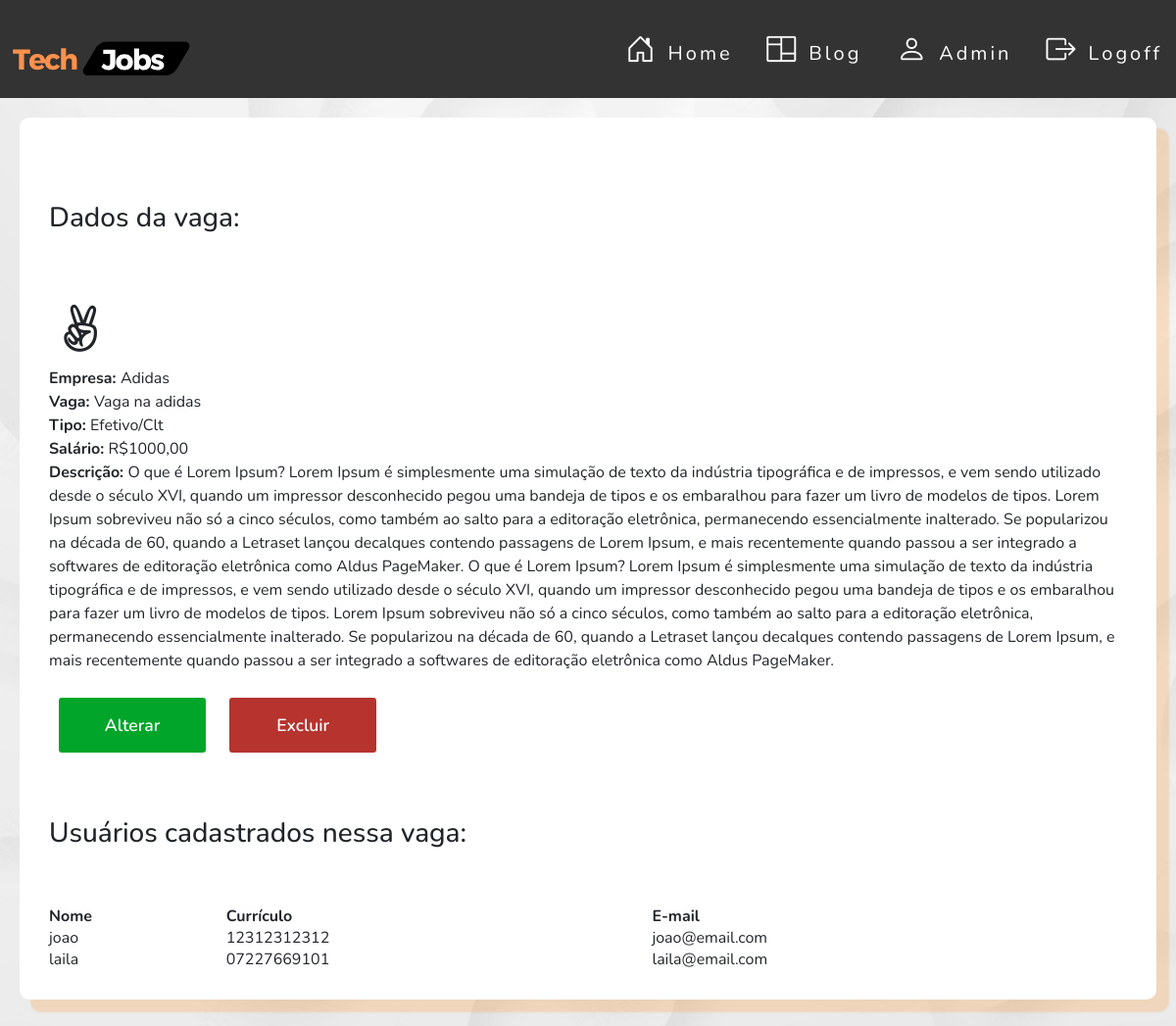
The page /vaga/candidatar.php?id=15 (signed in) on the database its author committed.
### tables this page shows
CREATE TABLE `usuario` (
  `id` int NOT NULL,
  `nome` varchar(40) DEFAULT NULL,
  `razao_social` varchar(50) DEFAULT NULL,
  `cpf` varchar(20) DEFAULT NULL,
  `cnpj` varchar(18) DEFAULT NULL,
  `senha` varchar(50) DEFAULT NULL,
  `email` varchar(50) NOT NULL,
  `sexo` varchar(20) DEFAULT NULL,
  `ddi` varchar(6) DEFAULT NULL,
  `ddd` varchar(20) DEFAULT NULL,
  `numero` varchar(17) DEFAULT NULL,
  `cep` varchar(15) DEFAULT NULL,
  `cidade` varchar(30) DEFAULT NULL,
  `logradouro` varchar(10) DEFAULT NULL,
  `bairro` varchar(30) DEFAULT NULL,
  `lote` varchar(10) DEFAULT NULL,
  `rua` varchar(30) DEFAULT NULL,
  `complemento` varchar(20) DEFAULT NULL,
  `curriculo` varchar(100) NOT NULL,
  `perfil_id` int DEFAULT NULL
);

CREATE TABLE `vaga` (
  `id` int NOT NULL,
  `nome` varchar(50) NOT NULL,
  `tipo` varchar(30) NOT NULL,
  `descricao` longtext NOT NULL,
  `salario` varchar(50) NOT NULL,
  `carga_horaria` varchar(100) NOT NULL,
  `data_publicacao` date NOT NULL,
  `data_expiracao` date NOT NULL,
  `usuario_id` int DEFAULT NULL
);

CREATE TABLE `usuario_has_vaga` (
  `usuario_id` int DEFAULT NULL,
  `vaga_id` int DEFAULT NULL
);

### src/database/conexao.php (called while the page is built)
<?php
class Conexao
{
    public static function getConexao()
    {
        try {
            return new PDO("mysql:host=127.0.0.1;dbname=techjobsdb", "root", "");
        } catch (\PDOException $e) {
            echo 'Error ao conectar com banco de dados. ' . $e->getMessage();
            return null;
        }
    }
}

### src/dao/vagadao.php (called while the page is built, shortened)
<?php
include_once __DIR__ . '/../database/conexao.php';
class VagaDAO
{
    private $dbh;
    public function __construct()
    {
        $this->dbh = Conexao::getConexao();
    }
    public function getById(int $id)
    {
        $query = "SELECT * FROM vaga WHERE id = :id;";
        $stmt = $this->dbh->prepare($query);
        $stmt->bindParam(":id", $id);
        $stmt->execute();
        $row = $stmt->fetch(PDO::FETCH_BOTH);
        $this->dbh = null;
        return $row;
    }
    public function getUsuario($id, $usuario_id)
    {
        $query = "SELECT vaga.id, vaga.usuario_id
                FROM vaga
                INNER JOIN usuario
                ON vaga.id=usuario.nome;";
        $stmt = $this->dbh->query($query);
        $row = $stmt->fetch();
        $this->dbh = null;
        return $row;
    }
}

### src/dao/usuariodao.php (called while the page is built, shortened)
<?php
include_once __DIR__ . '/../database/conexao.php';
class  UsuarioDAO
{
    private $dbh;
    public function __construct()
    {
        $this->dbh = Conexao::getConexao();
    }
    public function getById($id)
    {
        $query = "SELECT * FROM usuario WHERE id = :id";
        $stmt = $this->dbh->prepare($query);
        $stmt->bindParam(":id", $id);
        $stmt->execute();
        $row = $stmt->fetch(PDO::FETCH_BOTH);
        $this->dbh = null;
        return $row;
    }
    public function getByPerfilId($perfil_id)
    {
        $query = "SELECT * FROM usuario WHERE perfil_id = :perfil_id";
        $stmt = $this->dbh->prepare($query);
        $stmt->bindParam(":perfil_id", $perfil_id);
        $stmt->execute();
        $row = $stmt->fetch(PDO::FETCH_BOTH);
        $this->dbh = null;
        return $row;
    }
}

### src/dao/usuario_has_vagadao.php (called while the page is built, shortened)
<?php
include_once __DIR__ . '/../database/conexao.php';
class  Usuario_has_vagaDAO
{
    private $dbh;
    public function __construct()
    {
        $this->dbh = Conexao::getConexao();
    }
    public function getAllUsuarios( $usuario_id,  int $vaga_id)
    {
        $query = "SELECT distinct(usuario_id) as usuario_candidatado, nome, cpf, email, vaga_id
                     FROM usuario_has_vaga
                         INNER JOIN usuario ON usuario_has_vaga.usuario_id = usuario.id
                             WHERE   vaga_id = :vaga_id";
        $stmt = $this->dbh->prepare($query);
        $stmt->bindParam(":vaga_id", $vaga_id);
        $stmt->execute();
        $rows = $stmt->fetchAll();
        $this->dbh = null;
        return $rows;
    }
}

### vaga/candidatar.php (the view, shortened to what this page needs)
<?php
require_once __DIR__ . '/../src/dao/vagadao.php';
require_once __DIR__ . '/../src/dao/usuariodao.php';
require_once __DIR__ . '/../auth/permissoes.php';
require_once __DIR__ . '/../src/dao/vagadao.php';
require_once __DIR__ . '/../src/dao/usuario_has_vagadao.php';
$vaga_id = filter_input(INPUT_GET, 'id', FILTER_SANITIZE_SPECIAL_CHARS);
$dao = new VagaDAO();
$vaga = $dao->getById($vaga_id);
if (isset($_SESSION['usuario'])) {
    require_once __DIR__ . '/../layouts/headerlogin.php';
} else {
    require_once __DIR__ . '/../layouts/headerHome.php';
}
?>
    <link rel="stylesheet" href="https://maxcdn.bootstrapcdn.com/bootstrap/4.0.0/css/bootstrap.min.css"
>
    <link rel="stylesheet" href="https://cdn.jsdelivr.net/npm/bootstrap-icons@1.11.1/font/bootstrap-icons.css">
    <link rel="stylesheet" href="../assets/css/style.css">
    <link rel="stylesheet" href="../assets/css/button.css">
    <link rel="stylesheet" href="https://cdn.jsdelivr.net/npm/bootstrap-icons@1.11.1/font/bootstrap-icons.css">
<?php if ($perfil_id == 2) { ?>
    <section class="main-blog">
        <div class="main-blog-content1">
            <article>
                <div class="py-3 text-center" style="margin: 40px auto">
                    <h2>Dados da vaga:</h2>
                </div>
                <div class="icon"><i class="fa fa-3x fa-angellist"></i></div>
                <div class="content" title="<?= $vaga[3] ?>">
                    <?php
                    $id = $vaga['usuario_id'];
                    $dao = new UsuarioDAO();
                    $usuario = $dao->getById($id);
                    ?>
                    <?php echo '<strong>Empresa: </strong>' . $usuario[1] ?><br>
                    <?php echo '<strong>Vaga: </strong>' . $vaga[1] ?><br>
                    <p>
                        <?php echo '<strong>Tipo: </strong> ' . $vaga[2] ?><br>
                        <?php echo '<strong>Salário: </strong> ' . $vaga[4] ?><br>
                        <?php echo '<strong>Descrição: </strong> ' . $vaga[3] ?>
                    </p>
                </div>
            </article>
            <article>
                <div class="py-3 text-center" style="margin: 50px auto">
                    <h2>Confirma seu e-mail e envie seu currículo: </h2>
                </div>
                <div class="content">
                    <div class="container">
                        <div class="row">
                            <div class="col-md-12">
                                <div class="card-body font-weight-bold">
                                    <form action="candidatar_save.php?id=<?= $vaga['id'] ?>&acao=enviar"
                                          enctype="multipart/form-data" method="POST">
                                        <div class="form-group">
                                            <label for="para">E-mail</label>
                                            <input name="para" type="email" class="form-control" id="para"
                                                   placeholder="***@email.com">
                                            <?php if (isset($_GET['candidatar']) && $_GET['candidatar'] == 'erro3') { ?>
                                                <div style="color: darkred; font-size: 1.2rem"> E-mail inválido
                                                </div>
                                            <?php } ?>
                                        </div>
                                        <div class="form-group">
                                            <label for="arquivo">Enviar currículo</label>
                                            <input accept="application/pdf" name="arquivo" type="file"
                                                   class="form-control" id="arquivo">
                                        </div>
                                        <?php if (isset($_GET['candidatar']) && $_GET['candidatar'] == 'erro2') { ?>
                                            <div style="color: darkred; font-size: 1.2rem"> Você já participa dessa vaga
                                            </div>
                                        <?php } ?>
                                        <?php if (isset($_GET['candidatar']) && $_GET['candidatar'] == 'sucesso') { ?>
                                            <div style="color: lightgreen; font-size: 1.2rem"> Você se candidatou nessa vaga, espere ser chamado!
                                            </div>
                                        <?php } ?>
                                        <div class="update-group-btns">
                                            <button type="submit" class="btn btn-primary btn-orange ">Confirmar
                                            </button>
                                            <a href="../view/home.php">
                                                <button type="button" class="btn btn-primary btn-lg ">
                                                    Voltar
                                                </button>
                                            </a>
                                        </div>
                                    </form>
                                </div>
                            </div>
                        </div>
                    </div>
            </article>
        </div>
    </section>
<?php } else if ($perfil_id == 1 || 3) {
    ?>
    <section class="main-blog">
        <div class="main-blog-content1">
            <article>
                <div class="py-3 text-left" style="margin: 40px auto">
                    <h3>Dados da vaga: </h3>
                </div>
                <div class="icon"><i class="fa fa-3x fa-angellist"></i></div>
                <div class="content" title="<?= $vaga[3] ?>">
                    <?php
                    $id = $vaga['usuario_id'];
                    $dao = new UsuarioDAO();
                    $usuario = $dao->getById($id);
                    ?>
                    <?php echo '<strong>Empresa: </strong>' . $usuario[1] ?><br>
                    <?php echo '<strong>Vaga: </strong>' . $vaga[1] ?><br>
                    <p>
                        <?php echo '<strong>Tipo: </strong> ' . $vaga[2] ?><br>
                        <?php echo '<strong>Salário: </strong> ' . $vaga[4] ?><br>
                        <?php echo '<strong>Descrição: </strong> ' . $vaga[3] ?>
                    </p>
                </div>
                <tr>
                    <td class="td__operacao">
                        <a class="btnalterar"
                           href="edit.php?id=<?= $vaga['id']; ?>">Alterar</a>
                        <a class="btnexcluir"
                           href="delete.php?id=<?= $vaga['id']; ?>"
                           onclick="return confirm('Deseja confirmar a operação?');">Excluir</a>
                    </td>
                </tr>
                <div class="py-3 text-left" style="margin: 40px auto">
                    <h3>Usuários cadastrados nessa vaga: </h3>
                </div>
                <section>
                    <table id="example" class="display" style="width:100%;">
                        <thead>
                        <tr>
                            <th>Nome</th>
                            <th>Currículo</th>
                            <th>E-mail</th>
                        </tr>
                        </thead>
                        <tbody>
                        <?php
                        $dao = new Usuario_has_vagaDAO();
                        $usuarios = $dao->getAllUsuarios('$usuario_id', $vaga_id);
                        foreach ($usuarios as $usuario) {
                            echo "<tr>";
                            echo "<td>" . $usuario[1] . "</td>";
                            echo "<td>" . $usuario[2] . "</td>";
                            echo "<td>" . $usuario[3] . "</td>";
                            echo "</tr>";
                        }
                        ?>
                        </tbody>
                    </table>
                </section>
            </article>
        </div>
    </section>
<?php } ?>

### assets/css/style.css (style rules this page uses)
.main-blog { max-width: 1300px; margin-left: auto; margin-right: auto; }
.main-blog .main-blog-content1 { display: flex; flex-wrap: wrap; justify-content: space-evenly; margin: 20px; }
.main-blog .main-blog-content1 article { flex-basis: 100%; margin-bottom: 60px; border: none #e2dddd; border-radius: 10px; background-color: #fff; box-shadow: 12px 12px 2px 1px rgba(255, 132, 0, 0.2); padding: 30px; }
.main-blog .main-blog-content1 article h3 { margin: auto; }
.main-blog .main-blog-content1 article .icon { padding: 15px; margin: 0 auto; }
a { text-decoration: none }

### assets/css/button.css (style rules this page uses)
.btnalterar { border: none; width: 150px; padding: 15px 0px; background-color: rgb(1, 165, 42); color: #fff; text-align: center; text-decoration: none; font-size: 1.1rem; font-weight: 600; border-radius: 3px; display: inline-block; margin: 10px; transition: 0.4s; }
.btnexcluir { border: none; width: 150px; padding: 15px 0px; background-color: rgb(182, 51, 46); color: #fff; text-align: center; text-decoration: none; font-size: 1.1rem; font-weight: 600; border-radius: 3px; display: inline-block; margin: 10px; transition: 0.4s; }

### rows shown on the page
usuario: nome "Adidas"
vaga: nome "Vaga na adidas", tipo "Efetivo/Clt", salario "R$1000,00", descricao "O que é Lorem Ipsum? Lorem Ipsum é simplesmente uma simulação de texto da indústria tipográfica e de impressos, e vem sendo utilizado desde o século XVI, quando um impressor desconhecido pegou uma bandeja de tipos e os embaralhou para fazer um livro de modelos de tipos. Lorem Ipsum sobreviveu não só a cinco séculos, como também ao salto para a editoração eletrônica, permanecendo essencialmente inalterado. Se popularizou na década de 60, quando a Letraset lançou decalques contendo passagens de Lorem Ipsum, e mais recentemente quando passou a ser integrado a softwares de editoração eletrônica como Aldus PageMaker. O que é Lorem Ipsum? Lorem Ipsum é simplesmente uma simulação de texto da…"
usuario_has_vaga: usuario.nome "joao", usuario.cpf "12312312312", usuario.email "joao@email.com"
usuario_has_vaga: usuario.nome "laila", usuario.cpf "07227669101", usuario.email "laila@email.com"
